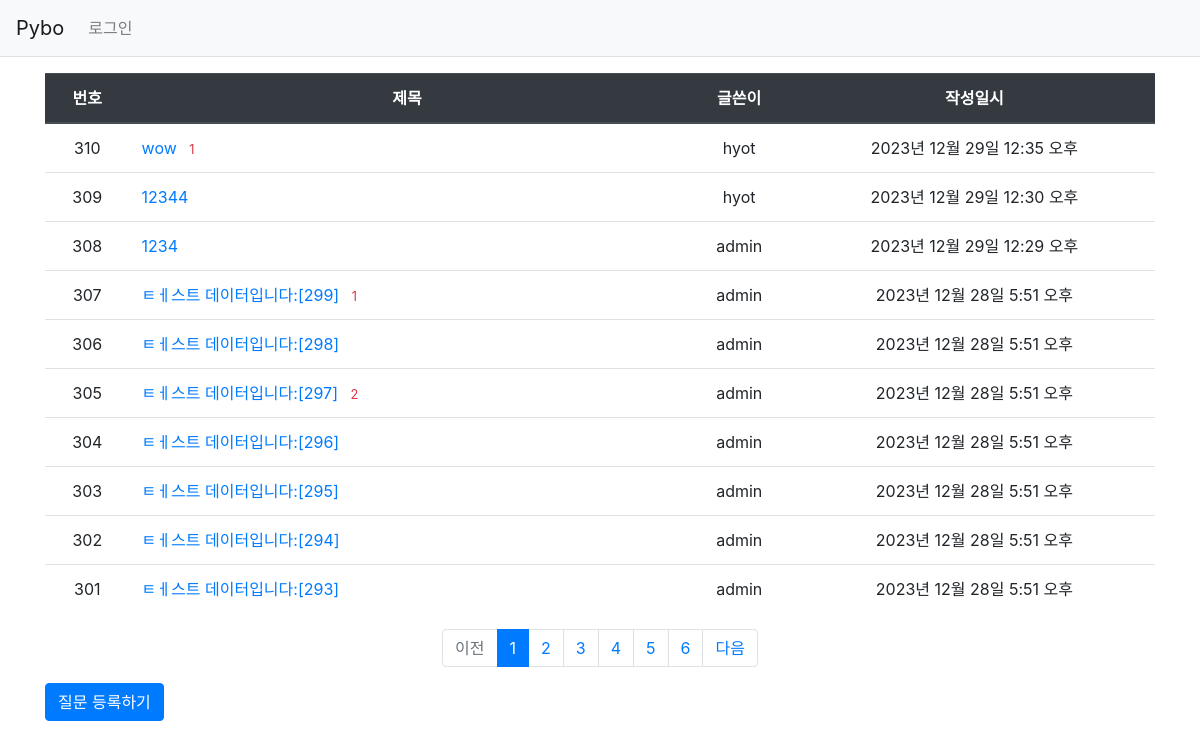
Screenshot of /pybo/ with the database file from the repository.
### pybo/models.py (models this page shows, shortened)
class Question(models.Model):
    author = models.ForeignKey(User, on_delete=models.CASCADE)
    subject = models.CharField(max_length=200)
    content = models.TextField()
    create_date = models.DateTimeField()
    modify_date = models.DateTimeField(null=True, blank=True)

### pybo/views.py (the view)
# urls.py: path('', views.index, name='index'),
def index(request):
    page = request.GET.get('page', '1')  # 페이지
    question_list = Question.objects.order_by('-create_date')
    paginator = Paginator(question_list, 10)  # 페이지당 10개씩 보여주기
    page_obj = paginator.get_page(page)
    context = {'question_list': page_obj}
    return render(request, 'pybo/question_list.html', context)

### pybo/templatetags/pybo_filter.py (called while the page is built)
@register.filter
def sub(value, arg):
    return value - arg

### templates/pybo/question_list.html
{% extends 'base.html' %}
{% load pybo_filter %}
{% block content %}
<div class="container my-3">
    <table class="table">
        <thead>
        <tr class="text-center thead-dark">
            <th>번호</th>
            <th style="width:50%">제목</th>
            <th>글쓴이</th>
            <th>작성일시</th>
        </tr>
        </thead>
        <tbody>
        {% if question_list %}
        {% for question in question_list %}
        <tr class="text-center">
            <td>
                {{ question_list.paginator.count|sub:question_list.start_index|sub:forloop.counter0|add:1 }}
            </td>
            <td class="text-left">
                <a href="{% url 'pybo:detail' question.id %}">{{ question.subject }}</a>
                {% if question.answer_set.count > 0 %}
                <span class="text-danger small ml-2">{{ question.answer_set.count }}</span>
                {% endif %}
            </td>
            <td>{{ question.author.username }}</td>
            <td>{{ question.create_date }}</td>
        </tr>
        {% endfor %}
        {% else %}
        <tr>
            <td colspan="3">질문이 없습니다.</td>
        </tr>
        {% endif %}
        </tbody>
    </table>
    <ul class="pagination justify-content-center">
        {% if question_list.has_previous %}
        <li class="page-item">
            <a class="page-link" href="?page={{ question_list.previous_page_number }}">이전</a>
        </li>
        {% else %}
        <li class="page-item disabled">
            <a class="page-link" tabindex="-1" aria-disabled="true" href="#">이전</a>
        </li>
        {% endif %}
        {% for page_number in question_list.paginator.page_range %}
        {% if page_number >= question_list.number|add:-5 and page_number <= question_list.number|add:5 %}
            {% if page_number == question_list.number %}
            <li class="page-item active" aria-current="page">
                <a class="page-link" href="?page={{ page_number }}">{{ page_number }}</a>
            </li>
            {% else %}
            <li class="page-item">
                <a class="page-link" href="?page={{ page_number }}">{{ page_number }}</a>
            </li>
            {% endif %}
        {% endif %}
        {% endfor %}
        {% if question_list.has_next %}
        <li class="page-item">
            <a class="page-link" href="?page={{ question_list.next_page_number }}">다음</a>
        </li>
        {% else %}
        <li class="page-item disabled">
            <a class="page-link" tabindex="-1" aria-disabled="true" href="#">다음</a>
        </li>
        {% endif %}
    </ul>
    <a href="{% url 'pybo:question_create' %}" class="btn btn-primary">질문 등록하기</a>
</div>
{% endblock %}

### rows the page displays
Question: paginator.count|sub "310", subject "wow", answer_set.count "1", author.username "hyot", create_date "2023년 12월 29일 12:35 오후"
Question: paginator.count|sub "309", subject "12344", author.username "hyot", create_date "2023년 12월 29일 12:30 오후"
Question: paginator.count|sub "308", subject "1234", author.username "admin", create_date "2023년 12월 29일 12:29 오후"
Question: paginator.count|sub "307", subject "ㅌㅔ스트 데이터입니다:[299]", answer_set.count "1", author.username "admin", create_date "2023년 12월 28일 5:51 오후"
Question: paginator.count|sub "306", subject "ㅌㅔ스트 데이터입니다:[298]", author.username "admin", create_date "2023년 12월 28일 5:51 오후"
Question: paginator.count|sub "305", subject "ㅌㅔ스트 데이터입니다:[297]", answer_set.count "2", author.username "admin", create_date "2023년 12월 28일 5:51 오후"
Question: paginator.count|sub "304", subject "ㅌㅔ스트 데이터입니다:[296]", author.username "admin", create_date "2023년 12월 28일 5:51 오후"
Question: paginator.count|sub "303", subject "ㅌㅔ스트 데이터입니다:[295]", author.username "admin", create_date "2023년 12월 28일 5:51 오후"
Question: paginator.count|sub "302", subject "ㅌㅔ스트 데이터입니다:[294]", author.username "admin", create_date "2023년 12월 28일 5:51 오후"
Question: paginator.count|sub "301", subject "ㅌㅔ스트 데이터입니다:[293]", author.username "admin", create_date "2023년 12월 28일 5:51 오후"

### other values shown
{{ page_number }} "1"
{{ page_number }} "2" "3" "4" "5" "6"
